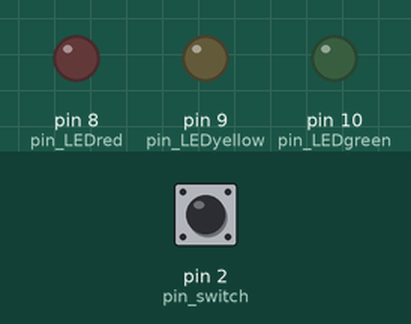
Bench run of a sketch on a simulated Arduino Uno, built with avr-gcc and run on an emulated ATmega328P. Shown: output pins drawn as LEDs (lit = HIGH). The test bench sets the inputs (shaded band); at power-on: pin 2 (pin_switch) LOW.

Above: at 1.2 s.
1.3 s: pin 2 (pin_switch) pulled HIGH for 0.15 s
At 2.3 s:
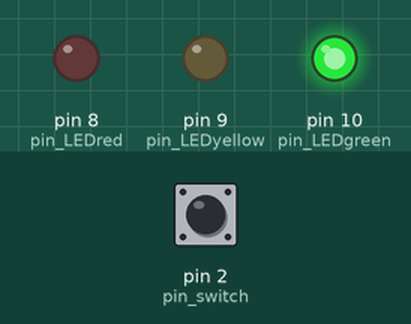
2.9 s: pin 2 (pin_switch) pulled HIGH for 1 s
At 3.5 s:
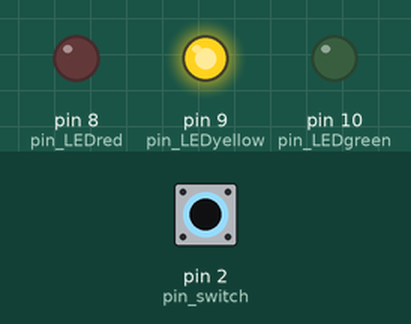
5.4 s: pin 2 (pin_switch) pulled HIGH for 0.15 s
At 6.6 s:
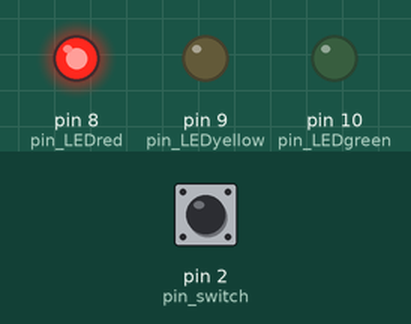
7.0 s: pin 2 (pin_switch) pulled HIGH for 3.2 s
At 7.8 s:
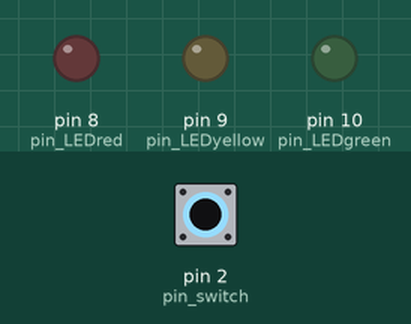
Timing chart, 0 to 10.0 s (numbered marks = the images above; inputs shaded):
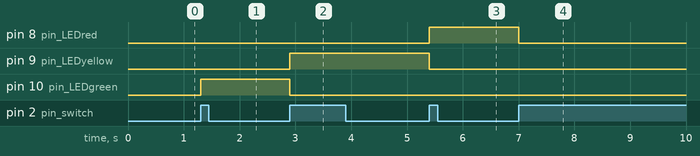

Measured:
- after the input at 1.3 s, pin 10 (pin_LEDgreen): LOW → HIGH at once
- after the input at 2.9 s, pin 9 (pin_LEDyellow): LOW → HIGH at once; pin 10 (pin_LEDgreen): HIGH → LOW at once
- after the input at 5.4 s, pin 8 (pin_LEDred): LOW → HIGH at once; pin 9 (pin_LEDyellow): HIGH → LOW at once
- after the input at 7.0 s, pin 8 (pin_LEDred): HIGH → LOW at once

The sketch:

on_off_button_circuit_code.ino
```cpp
// Define the pins being used
int pin_LEDgreen = 10;
int pin_LEDyellow = 9;
int pin_LEDred = 8;
int pin_switch = 2;
// variables to hold the new and old switch states
boolean oldSwitchState = LOW;
boolean newSwitchState = LOW;
byte state = 0;


void setup()
{

  pinMode(pin_LEDgreen, OUTPUT);    digitalWrite(pin_LEDgreen, LOW);
  pinMode(pin_LEDyellow, OUTPUT);   digitalWrite(pin_LEDyellow, LOW);
  pinMode(pin_LEDred, OUTPUT);      digitalWrite(pin_LEDred, LOW);
  pinMode(pin_switch, INPUT);
}
void loop()
{
  newSwitchState = digitalRead(pin_switch);
  if ( newSwitchState != oldSwitchState )


  {
    // has the button switch been closed?
    if ( newSwitchState == HIGH )
    {
      // increase the value of state
      state++;
      if (state > 3) {
        state = 0;
      }
      // turn all LEDs off. Doing it this way means we do not need to care about the individual LEDs
      // simply turn them all off and then turn on the correct one.
      digitalWrite(pin_LEDgreen, LOW);
      digitalWrite(pin_LEDyellow, LOW);
      digitalWrite(pin_LEDred, LOW);
      // Turn on the next LED
      // Because the value of state does not change while we are testing it we don't need to use else if
      if (state == 1) {
        digitalWrite(pin_LEDgreen, HIGH);
      }
      if (state == 2) {
        digitalWrite(pin_LEDyellow, HIGH);
      }
      if (state == 3) {
        digitalWrite(pin_LEDred, HIGH);
      }
    }
    oldSwitchState = newSwitchState;
  }
}
```
